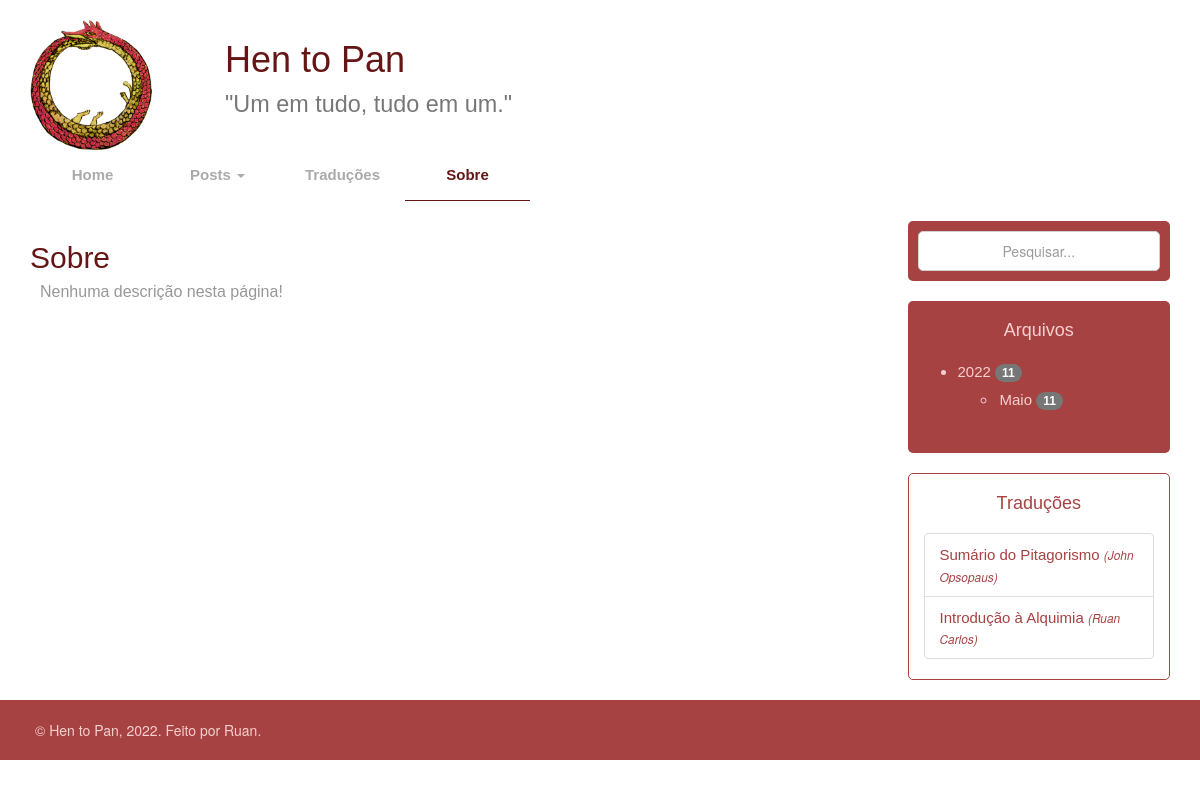
Screenshot of /sobre with the database file from the repository.
### pages/models.py (models this page shows, shortened)
class Config(models.Model):
    name = models.CharField("Nome do Blog",
                            max_length=100,
                            null=False, default="[Nome do Blog]")
    status = models.CharField("Status do Blog",
                              max_length=100,
                              null=False,
                              default="[Status do Blog]")
    owner = models.CharField("Dono do Blog",
                             max_length=100,
                             null=False,
                             default="[Dono do Blog]")
    year = models.IntegerField("Publicação",
                               null=False,
                               default="0000")
    logo = models.ImageField("Logo do Blog",
                             upload_to="img/logos/",
                             null=True)
    class Meta:
        db_table = "configs"
        verbose_name = "Config do Site."
        verbose_name_plural = "Configs do Site."

class Livros(models.Model):
    title = models.CharField("Título",
                             max_length=100,
                             null=False)
    author = models.CharField("Autor",
                              max_length=100,
                              null=False)
    file = models.FileField("File",
                            upload_to="pdf/",
                            null=False)
    banner = models.ImageField("Banner",
                               upload_to="img/books/",
                               null=False)
    descricao = models.TextField("Descrição",
                                 null=False)
    category = models.ForeignKey(Categorias,
                                 on_delete=models.CASCADE,
                                 null=False,
                                 default=3)
    class Meta:
        db_table = "livros"
        verbose_name = "Livro"
        verbose_name_plural = "Livros"

### pages/views.py (the view)
# urls.py: path("sobre", sobre),
def sobre(request):
    if request.method != "GET":
        return HttpResponse("Método não permitido nesta página!")
    config = Utils.get_config()
    archive = Utils.get_archives()
    colors = Utils.get_colors()
    categorias = Utils.get_categorys()
    livros = Utils.get_books()
    about = Utils.get_about()
    response = {
        "config": config,
        "archive": archive,
        "colors": colors,
        "categorias": categorias,
        "livros": livros,
        "about": about,
    }
    return render(request, "sobre.html", response)

### pages/utils/utils.py (called while the page is built)
    def get_config(self):
        try:
            db_config = Config.objects.order_by("-id")[0]
            config = [
                db_config.name,
                db_config.status,
                db_config.year,
                db_config.owner,
                db_config.logo
            ]
        except:
            config = [
                "[Nome do Blog]",
                "[Status do Blog]",
                "[Ano do Blog]",
                "[Dono do Blog]",
            ]
        return config

    def get_colors(self):
        try:
            db_colors = Colors.objects.order_by("-id")[0]
            colors = [
                db_colors.main,
                db_colors.strong,
                db_colors.neutral,
                db_colors.lighter
            ]
        except:
            colors = [
                "#a74242",
                "#661515",
                "#cccccc",
                "#f8cfcf"
            ]
        return colors

    def get_books(self, num=0):
        livros = []
        try:
            if num == 0:
                db_livros = Livros.objects.order_by("-id")
            else:
                db_livros = Livros.objects.order_by("-id")[0:num]
            for livro in db_livros:
                livros.append(
                    [
                        livro.id,
                        livro.title,
                        livro.author,
                        livro.banner,
                        livro.descricao,
                        livro.file,
                    ]
                )
        except:
            pass
        return livros

    def get_categorys(self):
        categorias = []
        try:
            db_categorias = Categorias.objects.order_by("-id")
            for categoria in db_categorias:
                categorias.append(
                    [
                        categoria.id,
                        categoria.nome,
                        unidecode.unidecode(
                            str(categoria.nome).lower().replace(" ", "-"))
                    ]
                )
        except:
            pass
        return categorias

    def get_about(self):
        try:
            db_about = Sobre.objects.order_by("-id")[0]
            about = [
                db_about.title,
                db_about.text,
            ]
        except:
            about = []
        return about

### pages/templates/sobre.html (shortened to what this page needs)
<!DOCTYPE html>
<html lang="pt-BR">
{% load static %}
<head>
    <link rel="stylesheet" href="https://maxcdn.bootstrapcdn.com/bootstrap/3.4.1/css/bootstrap.min.css">
    <link rel="stylesheet" href="{% static 'css/main/menu.css' %}">
    <link rel="stylesheet" href="{% static 'css/index/index.css' %}">
</head>
<body>
    <div id="title-site" class="container">
        <br>
        <div id="banner" class="row">
            <div class="col-sm-2">
                <img id="site-logo" height="130px" src="{% if config.4 %} {{ config.4.url }} {% endif %}", alt="[Logo do Site]">
            </div>
            <div class="col-sm-10">
                <h1>
                    {{ config.0 }}<br>
                    <small>{{ config.1 }}</small>
                </h1>
            </div>
        </div>
    </div>
    <nav id="navbar" class="navbar">
        <div id="nav-container" class="container">
            <ul class="nav navbar-nav">
                <li class="nav-item text-center"><a href="/"><strong>Home</strong></a></li>
                <li class="nav-item submenu-hover text-center">
                    <a href="/posts">
                        <strong>Posts</strong>
                        {% if categorias %}
                        <span class="caret"></span>
                        {% endif %}
                    </a>
                </li>
                <li class="nav-item text-center"><a href="/traducoes"><strong>Traduções</strong></a></li>
                <li class="nav-item active text-center"><a href="/sobre"><strong>Sobre</strong></a></li>
            </ul>
            <ul class="nav navbar-nav navbar-right">
            </ul>
        </div>
    </nav>
    <div class="container">
        <div class="row">
            <div id="left-content" class="col-lg-9">
                {% if about %}
                <h2>{{ about.0 }}</h2>
                <p class="sobre">{{ about.1 }}</p>
                {% else %}
                <h2>Sobre</h2>
                <p class="text-post">Nenhuma descrição nesta página!</p>
                <br>
                {% endif %}
            </div>
            <div id="right-content" class="insert-br-md col-lg-3">
                <div class="container-fluid index-widgets">
                    <form method="GET" action="/posts">
                        <input id="search-input" type="text" class="text-center" placeholder="Pesquisar..." name="q">
                    </form>
                </div>
                <br>
                {% if archive %}
                <div class="container-fluid index-widgets">
                    <h4 class="text-center">Arquivos</h4>
                    <br>
                    <ul style="margin-top: -10px;">
                        {% for year, data in archive.items %}
                        <li><a href="/posts/{{ year }}">{{ year }} <span class="badge">{{ data.0 }}</span></a><br>
                            <ul style="margin-top: 5px;">
                                {% for month, info in data.1.items %}
                                <li style="padding: 2px;">
                                    <a href="/posts/{{ year }}/{{ month }}"">
                                        {{ info.0 }} <span class="badge">{{ info.1 }}</span>
                                    </a>
                                    <br>
                                </li>
                                {% endfor %}
                            </ul>
                        </li><br>
                        {% endfor %}
                    </ul>
                </div>
                <br>
                {% endif %}
                {% if livros %}
                <div class="container-fluid secundary-widgets">
                    <h4 class="text-center">Traduções</h4>
                    <br>
                    <ul class="list-group list-group-flush" style="margin-top: -10px;">
                        {% for id, title, author, banner, descricao, file in livros %}
                        <li class="list-group-item">
                            <a href="{{ file.url }}" target="_blank">
                                {{ title }}
                            </a>
                            <small style="font-style: italic">({{ author }})</small>
                        </li>
                        {% endfor %}
                    </ul>
                </div>
                {% endif %}
            </div>
        </div>
    </div>
    <br>
    <div class="container-fluid footer">
        <p>© {{ config.0 }}, {{ config.2 }}. Feito por {{ config.3 }}.</p>
    </div>
</body>
</html>

### static/css/main/menu.css (style rules this page uses)
#navbar { z-index: 2; border: none; }
#navbar li { font-family: 'Trebuchet MS', 'Lucida Sans Unicode', 'Lucida Grande', 'Lucida Sans', Arial, sans-serif; font-size: 15px; }
.nav-item { width: 125px; }
#navbar li a { transition: all 0.5s; }
#navbar .submenu-hover { overflow: visible; }
#title-site { display: block; }
h1, h2, h3, h4 { font-family: 'Trebuchet MS', 'Lucida Sans Unicode', 'Lucida Grande', 'Lucida Sans', Arial, sans-serif; }
#search-input { height: 40px; width: 100%; border-radius: 5px; border: rgb(207, 207, 207) solid 1px; color: rgb(155, 155, 155); outline: none; }
#search-input::placeholder { color: rgb(155, 155, 155); }
.index-widgets { padding: 10px; border-radius: 5px; }
.secundary-widgets { padding-top: 10px; padding-bottom: 0px; border-radius: 5px; }
.secundary-widgets ul { list-style: none; }
.index-widgets a { font-family: 'Trebuchet MS', 'Lucida Sans Unicode', 'Lucida Grande', 'Lucida Sans', Arial, sans-serif; font-size: 15px; }
.secundary-widgets a { font-family: 'Trebuchet MS', 'Lucida Sans Unicode', 'Lucida Grande', 'Lucida Sans', Arial, sans-serif; font-size: 15px; }
.footer { left: 0; bottom: 0; height: 60px; width: 100%; }
.footer p { padding: 20px 20px; }
#site-logo { cursor: pointer; }

### static/css/index/index.css (style rules this page uses)
.text-post { margin-top: -3px; margin-left: 10px; font-family: 'Trebuchet MS', 'Lucida Sans Unicode', 'Lucida Grande', 'Lucida Sans', Arial, sans-serif; font-size: 16px; text-align: justify; transition: all 1s; color: rgb(151, 151, 151); display: -webkit-box; -webkit-line-clamp: 4; -webkit-box-orient: vertical; overflow: hidden; }

### rows the page displays
Config: name "Hen to Pan", status "\"Um em tudo, tudo em um.\"", owner "Ruan"
Livros: livros "Sumário do Pitagorismo", livros "John Opsopaus"
Livros: livros "Introdução à Alquimia", livros "Ruan Carlos"

### other values shown
{{ year }} "2022"
{{ data.0 }} "11"
{{ info.0 }} "Maio"
{{ info.1 }} "11"
{{ config.2 }} "2022"
